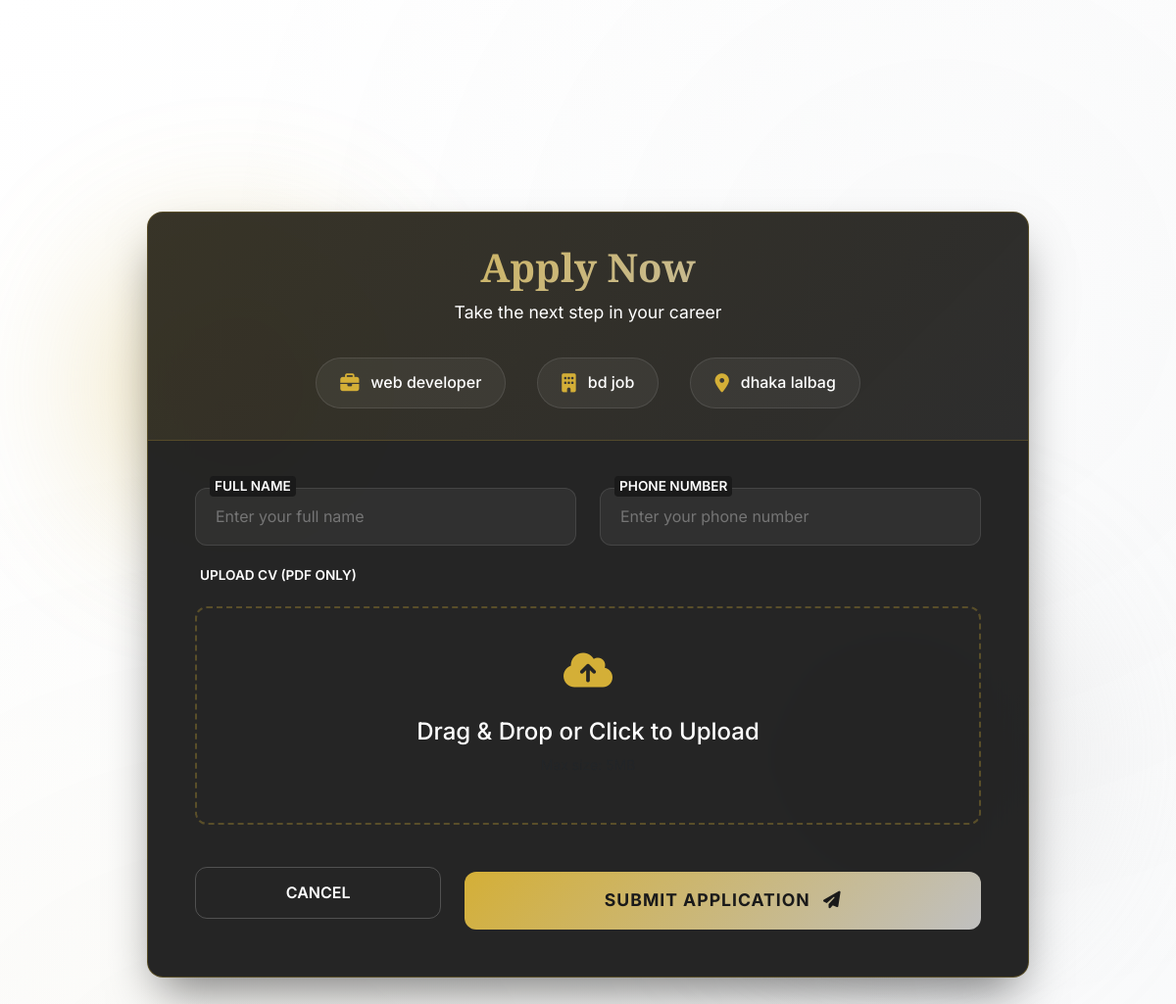
The app's page /jobs/2/apply/ (signed in) with its own data.
### job_resume/models.py (models this page shows, shortened)
class Job(models.Model):
    STATUS_CHOICES = [
        ('pending', 'Pending Approval'),
        ('approved', 'Approved'),
        ('rejected', 'Rejected'),
    ]
    title = models.CharField(max_length=200)
    description = models.TextField()
    company = models.CharField(max_length=100)
    location = models.CharField(max_length=100)
    salary = models.DecimalField(max_digits=10, decimal_places=2, null=True, blank=True)
    posted_by = models.ForeignKey(User, on_delete=models.CASCADE, related_name='posted_jobs')
    status = models.CharField(max_length=20, choices=STATUS_CHOICES, default='pending')
    created_at = models.DateTimeField(auto_now_add=True)
    updated_at = models.DateTimeField(auto_now=True)

### job_resume/views.py (the view)
# urls.py: path('jobs/<int:job_id>/apply/', views.apply_job, name='apply_job'),
@login_required
@job_seeker_required
def apply_job(request, job_id):
    job = get_object_or_404(Job, id=job_id)
    if request.method == 'POST':
        form = JobApplicationForm(request.POST, request.FILES)
        if form.is_valid():
            application = form.save(commit=False)
            application.user = request.user
            application.job = job
            application.save()
            messages.success(request, 'Application submitted successfully!')
            return redirect('job_resume:my_applications')
        else:
            messages.error(request, 'Please correct the errors below.')
    else:
        form = JobApplicationForm()
    return render(request, 'apply_job.html', {'job': job, 'form': form})

### job_resume/forms.py
class JobApplicationForm(forms.ModelForm):
    cv_pdf = forms.FileField(
        required=True,
        label="Upload CV (PDF only)",
        help_text="Please upload your CV in PDF format",
        widget=forms.FileInput(attrs={'accept': '.pdf'})
    )
    class Meta:
        model = Application
        fields = ['name', 'phone', 'cv_pdf']
        widgets = {
            'name': forms.TextInput(attrs={'placeholder': 'Enter your full name'}),
            'phone': forms.TextInput(attrs={'placeholder': 'Enter your phone number'}),
        }

### job_portal_resume/job_resume/templates/apply_job.html (shortened to what this page needs)
{% extends 'base.html' %}
{% block content %}
<div class="apply-section">
    <div class="apply-card animate-slide-in-up">
        <div class="apply-header">
            <h1 class="apply-title">Apply Now</h1>
            <p class="apply-subtitle">Take the next step in your career</p>
            <div class="job-meta-row">
                <div class="job-meta">
                    <i class="fas fa-briefcase"></i>
                    <span>{{ job.title }}</span>
                </div>
                <div class="job-meta">
                    <i class="fas fa-building"></i>
                    <span>{{ job.company }}</span>
                </div>
                <div class="job-meta">
                    <i class="fas fa-map-marker-alt"></i>
                    <span>{{ job.location }}</span>
                </div>
            </div>
        </div>
        <div class="apply-body">
            <form method="post" enctype="multipart/form-data" class="needs-validation" novalidate>
                <div class="row">
                    <div class="col-md-6">
                        <div class="form-group-custom animate-fade-in-up animate-delay-1">
                            <label for="{{ form.name.id_for_label }}" class="form-label-custom">
                                FULL NAME
                            </label>
                            {{ form.name }}
                        </div>
                    </div>
                    <div class="col-md-6">
                        <div class="form-group-custom animate-fade-in-up animate-delay-2">
                            <label for="{{ form.phone.id_for_label }}" class="form-label-custom">
                                PHONE NUMBER
                            </label>
                            {{ form.phone }}
                        </div>
                    </div>
                </div>
                <div class="form-group-custom animate-fade-in-up animate-delay-3">
                    <label class="form-label-custom"
                        style="left: 0; position: relative; margin-bottom: 0.5rem; display: block; background: none;">
                        UPLOAD CV (PDF ONLY)
                    </label>
                    <div class="file-upload-wrapper" id="drop-zone">
                        <div class="file-upload-icon">
                            <i class="fas fa-cloud-upload-alt"></i>
                        </div>
                        <h4 class="upload-text">Drag & Drop or Click to Upload</h4>
                        <p class="small text-muted mb-0">Max size: 5MB</p>
                    </div>
                </div>
                <div class="row mt-4 align-items-center animate-fade-in-up animate-delay-4">
                    <div class="col-md-4 mb-3 mb-md-0">
                        <a href="{% url 'job_resume:job_detail' job.id %}" class="btn-cancel">
                            CANCEL
                        </a>
                    </div>
                    <div class="col-md-8">
                        <button type="submit" class="btn btn-apply">
                            SUBMIT APPLICATION <i class="fas fa-paper-plane ms-2"></i>
                        </button>
                    </div>
                </div>
            </form>
        </div>
    </div>
</div>
{% endblock %}

### job_resume/static/css/style.css (style rules this page uses)
:root { --primary-gold: #d4af37; --secondary-gold: #c0c0c0; --accent-gold: #d4af37; --accent-silver: #c0c0c0; --dark-bg: #1a1a1a; --light-bg: #ffffff; --secondary-light: #f8f9fa; --tertiary-bg: #f1f3f4; --text-dark: #212529; --text-muted: #ffffff; --text-light: #ffffff; --success-green: #28a745; --warning-yellow: #ffc107; --danger-red: #dc3545; --info-blue: #17a2b8; --shadow-sm: 0 2px 4px rgba(212, 175, 55, 0.1); --shadow: 0 4px 20px rgba(212, 175, 55, 0.15); --shadow-lg: 0 8px 32px rgba(212, 175, 55, 0.2); --shadow-hover: 0 6px 25px rgba(212, 175, 55, 0.25); --shadow-glow: 0 0 20px rgba(212, 175, 55, 0.3); --gradient-bg: linear-gradient(135deg, #ffffff 0%, #f8f9fa 100%); --gradient-accent: linear-gradient(135deg, #d4af37 0%, #c0c0c0 100%); --gradient-primary: linear-gradient(135deg, #d4af37 0%, #b8860b 50%, #c0c0c0 100%); --gradient-dark: linear-gradient(135deg, #2c3e50 0%, #34495e 100%); --gradient-card: linear-gradient(135deg, #ffffff 0%, #f8f9fa 50%, #e9ecef 100%); --border-radius-sm: 8px; --border-radius: 12px; --border-radius-lg: 16px; --border-radius-xl: 24px; --border-gold: 1px solid #d4af37; --border-silver: 1px solid #c0c0c0; --transition-fast: all 0.2s ease; --transition: all 0.3s ease; --transition-slow: all 0.5s ease; }
body { font-family: 'Inter', sans-serif; background-color: #ffffff; color: #212529; margin: 0; padding: 0; margin-top: 90px; overflow-x: hidden; }
body { font-family: 'Inter', sans-serif; background: linear-gradient(135deg, #ffffff 0%, #f8f9fa 100%); color: #212529; line-height: 1.6; margin: 0; padding: 0; margin-top: 100px; overflow-x: hidden; position: relative; }
body::before { content: ''; position: fixed; top: 0; left: 0; right: 0; bottom: 0; background: radial-gradient(circle at 20% 80%, rgba(212, 175, 55, 0.03) 0%, transparent 50%), radial-gradient(circle at 80% 20%, rgba(192, 192, 192, 0.03) 0%, transparent 50%); pointer-events: none; z-index: -1; }
.btn { border-radius: 12px; font-weight: 600; text-transform: uppercase; letter-spacing: 0.5px; transition: all 0.3s ease; position: relative; overflow: hidden; border: none; }
.btn::before { content: ''; position: absolute; top: 50%; left: 50%; width: 0; height: 0; background: rgba(255, 255, 255, 0.2); border-radius: 50%; transform: translate(-50%, -50%); transition: all 0.3s ease; }

### job_portal_resume/job_resume/templates/base.html (style rules this page uses)
:root { --primary-gold: #d4af37; --secondary-gold: #c0c0c0; --accent-gold: #d4af37; --dark-bg: #1a1a1a; --light-bg: #ffffff; --secondary-bg: #f8f9fa; --tertiary-bg: #e9ecef; --text-dark: #212529; --text-muted: #6c757d; --text-light: #ffffff; --shadow-sm: 0 2px 4px rgba(212, 175, 55, 0.1); --shadow: 0 4px 20px rgba(212, 175, 55, 0.15); --shadow-lg: 0 8px 32px rgba(212, 175, 55, 0.2); --gradient-bg: linear-gradient(135deg, #ffffff 0%, #f8f9fa 100%); --gradient-accent: linear-gradient(135deg, #d4af37 0%, #c0c0c0 100%); --border-radius: 12px; --border-radius-lg: 16px; --transition: all 0.3s ease; }
.animate-fade-in-up { animation: fadeInUp 0.8s ease-out; }
.animate-delay-1 { animation-delay: 0.2s; }
.animate-delay-2 { animation-delay: 0.4s; }
.animate-delay-3 { animation-delay: 0.6s; }
.animate-delay-4 { animation-delay: 0.8s; }
* { box-sizing: border-box; }
html { scroll-behavior: smooth; }
body { font-family: 'Inter', sans-serif; background: var(--gradient-bg); color: var(--text-dark); line-height: 1.6; margin: 0; padding: 0; overflow-x: hidden; position: relative; }
body::before { content: ''; position: fixed; top: 0; left: 0; right: 0; bottom: 0; background: radial-gradient(circle at 20% 80%, rgba(212, 175, 55, 0.03) 0%, transparent 50%), radial-gradient(circle at 80% 20%, rgba(192, 192, 192, 0.03) 0%, transparent 50%); pointer-events: none; z-index: -1; }

### records on screen
Job: title "web developer", company "bd job", location "dhaka lalbag"
